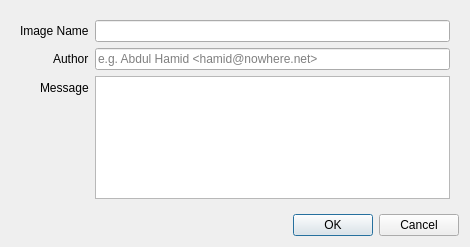
<?xml version="1.0" encoding="UTF-8"?>
<ui version="4.0">
 <class>commitDlg</class>
 <widget class="QDialog" name="commitDlg">
  <property name="geometry">
   <rect>
    <x>0</x>
    <y>0</y>
    <width>470</width>
    <height>247</height>
   </rect>
  </property>
  <property name="windowTitle">
   <string>Dialog</string>
  </property>
  <layout class="QVBoxLayout" name="verticalLayout">
   <item>
    <widget class="QWidget" name="widget" native="true">
     <layout class="QFormLayout" name="formLayout_3">
      <property name="labelAlignment">
       <set>Qt::AlignRight|Qt::AlignTrailing|Qt::AlignVCenter</set>
      </property>
      <item row="0" column="0">
       <widget class="QLabel" name="label">
        <property name="text">
         <string>Image Name</string>
        </property>
       </widget>
      </item>
      <item row="0" column="1">
       <widget class="QLineEdit" name="imageNameInp"/>
      </item>
      <item row="1" column="0">
       <widget class="QLabel" name="label_2">
        <property name="text">
         <string>Author</string>
        </property>
       </widget>
      </item>
      <item row="1" column="1">
       <widget class="QLineEdit" name="authorInp">
        <property name="placeholderText">
         <string>e.g. Abdul Hamid &lt;hamid@nowhere.net&gt;</string>
        </property>
       </widget>
      </item>
      <item row="2" column="0">
       <widget class="QLabel" name="label_3">
        <property name="text">
         <string>Message</string>
        </property>
       </widget>
      </item>
      <item row="2" column="1">
       <widget class="QTextEdit" name="textEdit"/>
      </item>
     </layout>
    </widget>
   </item>
   <item>
    <widget class="QDialogButtonBox" name="buttonBox">
     <property name="orientation">
      <enum>Qt::Horizontal</enum>
     </property>
     <property name="standardButtons">
      <set>QDialogButtonBox::Cancel|QDialogButtonBox::Ok</set>
     </property>
    </widget>
   </item>
  </layout>
 </widget>
 <resources/>
 <connections>
  <connection>
   <sender>buttonBox</sender>
   <signal>accepted()</signal>
   <receiver>commitDlg</receiver>
   <slot>accept()</slot>
   <hints>
    <hint type="sourcelabel">
     <x>248</x>
     <y>254</y>
    </hint>
    <hint type="destinationlabel">
     <x>157</x>
     <y>274</y>
    </hint>
   </hints>
  </connection>
  <connection>
   <sender>buttonBox</sender>
   <signal>rejected()</signal>
   <receiver>commitDlg</receiver>
   <slot>reject()</slot>
   <hints>
    <hint type="sourcelabel">
     <x>316</x>
     <y>260</y>
    </hint>
    <hint type="destinationlabel">
     <x>286</x>
     <y>274</y>
    </hint>
   </hints>
  </connection>
 </connections>
</ui>
